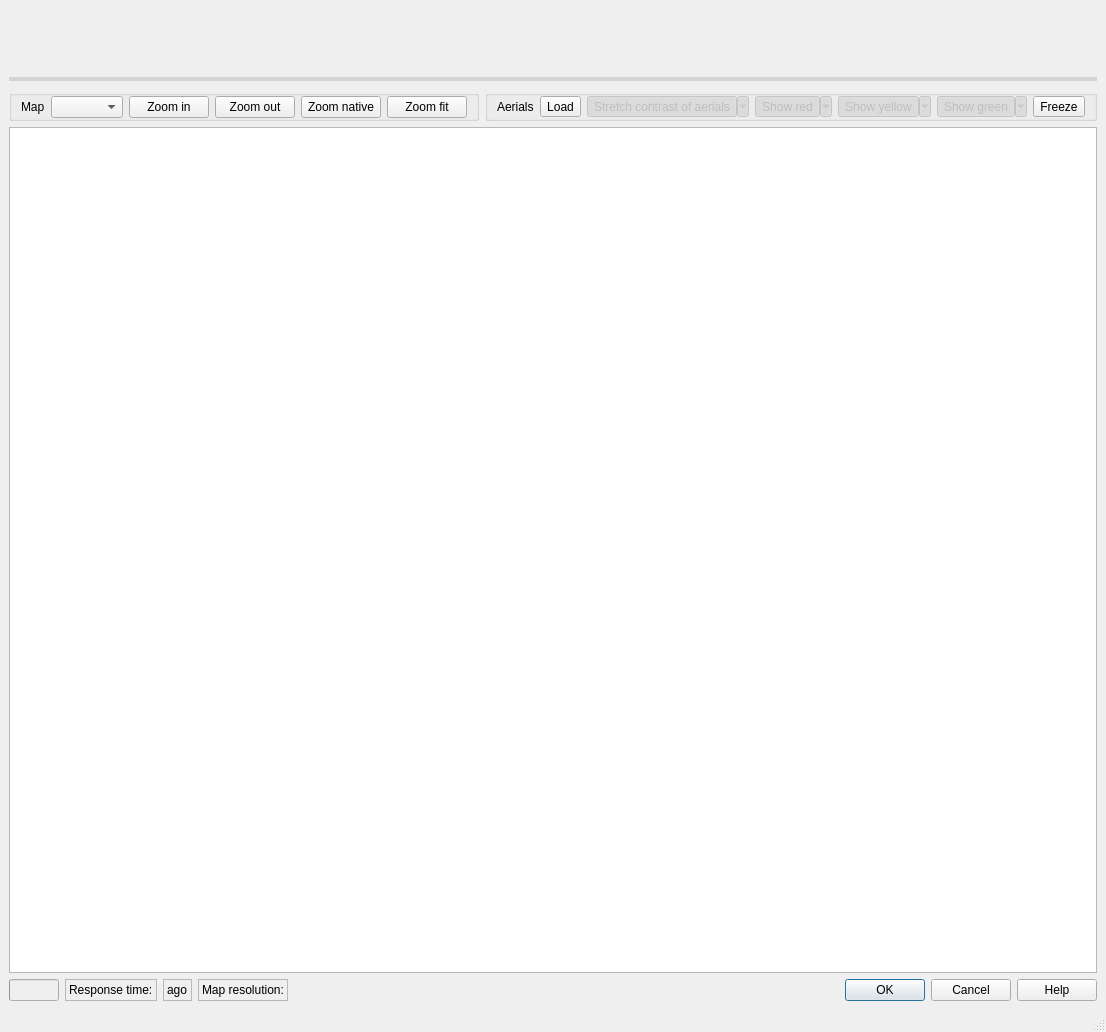
<?xml version="1.0" encoding="UTF-8"?>
<ui version="4.0">
 <class>ImageSelectionDialogBase</class>
 <widget class="QMainWindow" name="ImageSelectionDialogBase">
  <property name="geometry">
   <rect>
    <x>0</x>
    <y>0</y>
    <width>1003</width>
    <height>1032</height>
   </rect>
  </property>
  <property name="windowTitle">
   <string>DoRIAH Image Selection</string>
  </property>
  <widget class="QWidget" name="centralwidget">
   <layout class="QVBoxLayout" name="verticalLayout_2">
    <item>
     <widget class="QSplitter" name="splitter">
      <property name="styleSheet">
       <string notr="true">QSplitter::handle {
    background-color: lightGray;
}</string>
      </property>
      <property name="orientation">
       <enum>Qt::Vertical</enum>
      </property>
      <property name="childrenCollapsible">
       <bool>true</bool>
      </property>
      <widget class="QFrame" name="webFrame">
       <property name="sizePolicy">
        <sizepolicy hsizetype="Expanding" vsizetype="Expanding">
         <horstretch>0</horstretch>
         <verstretch>0</verstretch>
        </sizepolicy>
       </property>
       <property name="frameShape">
        <enum>QFrame::NoFrame</enum>
       </property>
       <property name="frameShadow">
        <enum>QFrame::Plain</enum>
       </property>
       <layout class="QGridLayout" name="gridLayout">
        <property name="leftMargin">
         <number>0</number>
        </property>
        <property name="rightMargin">
         <number>0</number>
        </property>
        <item row="0" column="0">
         <widget class="WebView" name="webView" native="true">
          <property name="sizePolicy">
           <sizepolicy hsizetype="Expanding" vsizetype="Expanding">
            <horstretch>0</horstretch>
            <verstretch>0</verstretch>
           </sizepolicy>
          </property>
          <property name="focusPolicy">
           <enum>Qt::WheelFocus</enum>
          </property>
         </widget>
        </item>
       </layout>
      </widget>
      <widget class="QFrame" name="mapFrame">
       <property name="sizePolicy">
        <sizepolicy hsizetype="Expanding" vsizetype="Expanding">
         <horstretch>0</horstretch>
         <verstretch>0</verstretch>
        </sizepolicy>
       </property>
       <property name="frameShape">
        <enum>QFrame::NoFrame</enum>
       </property>
       <property name="frameShadow">
        <enum>QFrame::Plain</enum>
       </property>
       <property name="lineWidth">
        <number>0</number>
       </property>
       <layout class="QVBoxLayout" name="verticalLayout">
        <property name="leftMargin">
         <number>0</number>
        </property>
        <property name="rightMargin">
         <number>0</number>
        </property>
        <property name="bottomMargin">
         <number>0</number>
        </property>
        <item>
         <layout class="QHBoxLayout" name="horizontalLayout">
          <item>
           <widget class="QGroupBox" name="mapControls">
            <property name="title">
             <string/>
            </property>
            <property name="flat">
             <bool>false</bool>
            </property>
            <layout class="QHBoxLayout" name="horizontalLayout_4">
             <property name="topMargin">
              <number>0</number>
             </property>
             <property name="bottomMargin">
              <number>0</number>
             </property>
             <item>
              <widget class="QLabel" name="label_2">
               <property name="text">
                <string>Map</string>
               </property>
              </widget>
             </item>
             <item>
              <widget class="QComboBox" name="mapSelect">
               <property name="sizePolicy">
                <sizepolicy hsizetype="Preferred" vsizetype="Fixed">
                 <horstretch>0</horstretch>
                 <verstretch>0</verstretch>
                </sizepolicy>
               </property>
               <property name="toolTip">
                <string>Choose the web map to serve as background.</string>
               </property>
               <property name="statusTip">
                <string/>
               </property>
              </widget>
             </item>
             <item>
              <widget class="QPushButton" name="mapZoomIn">
               <property name="toolTip">
                <string>Zoom map in</string>
               </property>
               <property name="text">
                <string>Zoom in</string>
               </property>
              </widget>
             </item>
             <item>
              <widget class="QPushButton" name="mapZoomOut">
               <property name="toolTip">
                <string>Zoom map out</string>
               </property>
               <property name="text">
                <string>Zoom out</string>
               </property>
              </widget>
             </item>
             <item>
              <widget class="QPushButton" name="mapZoomNative">
               <property name="toolTip">
                <string>Zoom to native map resolution</string>
               </property>
               <property name="text">
                <string>Zoom native</string>
               </property>
              </widget>
             </item>
             <item>
              <widget class="QPushButton" name="mapZoomFit">
               <property name="toolTip">
                <string>Zoom map to aerials</string>
               </property>
               <property name="text">
                <string>Zoom fit</string>
               </property>
              </widget>
             </item>
            </layout>
           </widget>
          </item>
          <item>
           <widget class="QGroupBox" name="aerialControls">
            <property name="title">
             <string/>
            </property>
            <property name="flat">
             <bool>false</bool>
            </property>
            <layout class="QHBoxLayout" name="horizontalLayout_3">
             <property name="topMargin">
              <number>0</number>
             </property>
             <property name="bottomMargin">
              <number>0</number>
             </property>
             <item>
              <widget class="QLabel" name="label">
               <property name="text">
                <string>Aerials</string>
               </property>
              </widget>
             </item>
             <item>
              <widget class="QToolButton" name="loadProject">
               <property name="toolTip">
                <string>Load project file</string>
               </property>
               <property name="text">
                <string>Load</string>
               </property>
              </widget>
             </item>
             <item>
              <widget class="QToolButton" name="aerialsContrastStretch">
               <property name="enabled">
                <bool>false</bool>
               </property>
               <property name="toolTip">
                <string>Stretch contrast of aerials</string>
               </property>
               <property name="text">
                <string>Stretch contrast of aerials</string>
               </property>
               <property name="checkable">
                <bool>true</bool>
               </property>
               <property name="checked">
                <bool>true</bool>
               </property>
               <property name="popupMode">
                <enum>QToolButton::MenuButtonPopup</enum>
               </property>
              </widget>
             </item>
             <item>
              <widget class="QToolButton" name="aerialsRed">
               <property name="enabled">
                <bool>false</bool>
               </property>
               <property name="toolTip">
                <string>Show red aerials</string>
               </property>
               <property name="text">
                <string>Show red</string>
               </property>
               <property name="checkable">
                <bool>true</bool>
               </property>
               <property name="checked">
                <bool>true</bool>
               </property>
               <property name="popupMode">
                <enum>QToolButton::MenuButtonPopup</enum>
               </property>
              </widget>
             </item>
             <item>
              <widget class="QToolButton" name="aerialsYellow">
               <property name="enabled">
                <bool>false</bool>
               </property>
               <property name="toolTip">
                <string>Show yellow aerials</string>
               </property>
               <property name="text">
                <string>Show yellow</string>
               </property>
               <property name="checkable">
                <bool>true</bool>
               </property>
               <property name="checked">
                <bool>true</bool>
               </property>
               <property name="popupMode">
                <enum>QToolButton::MenuButtonPopup</enum>
               </property>
               <property name="autoRaise">
                <bool>false</bool>
               </property>
              </widget>
             </item>
             <item>
              <widget class="QToolButton" name="aerialsGreen">
               <property name="enabled">
                <bool>false</bool>
               </property>
               <property name="toolTip">
                <string>Show green aerials</string>
               </property>
               <property name="text">
                <string>Show green</string>
               </property>
               <property name="checkable">
                <bool>true</bool>
               </property>
               <property name="checked">
                <bool>true</bool>
               </property>
               <property name="popupMode">
                <enum>QToolButton::MenuButtonPopup</enum>
               </property>
              </widget>
             </item>
             <item>
              <widget class="QToolButton" name="aerialsFreeze">
               <property name="toolTip">
                <string>Freeze the scene</string>
               </property>
               <property name="text">
                <string>Freeze</string>
               </property>
               <property name="checkable">
                <bool>true</bool>
               </property>
              </widget>
             </item>
            </layout>
           </widget>
          </item>
          <item>
           <spacer name="horizontalSpacer">
            <property name="orientation">
             <enum>Qt::Horizontal</enum>
            </property>
            <property name="sizeHint" stdset="0">
             <size>
              <width>40</width>
              <height>20</height>
             </size>
            </property>
           </spacer>
          </item>
         </layout>
        </item>
        <item>
         <widget class="MapView" name="mapView">
          <property name="sizePolicy">
           <sizepolicy hsizetype="Expanding" vsizetype="Expanding">
            <horstretch>0</horstretch>
            <verstretch>0</verstretch>
           </sizepolicy>
          </property>
          <property name="minimumSize">
           <size>
            <width>0</width>
            <height>0</height>
           </size>
          </property>
          <property name="focusPolicy">
           <enum>Qt::WheelFocus</enum>
          </property>
          <property name="renderHints">
           <set>QPainter::TextAntialiasing</set>
          </property>
         </widget>
        </item>
       </layout>
      </widget>
     </widget>
    </item>
    <item>
     <layout class="QHBoxLayout" name="horizontalLayout_2">
      <item>
       <widget class="QProgressBar" name="progressBar">
        <property name="enabled">
         <bool>false</bool>
        </property>
        <property name="sizePolicy">
         <sizepolicy hsizetype="Fixed" vsizetype="Fixed">
          <horstretch>0</horstretch>
          <verstretch>0</verstretch>
         </sizepolicy>
        </property>
        <property name="maximumSize">
         <size>
          <width>50</width>
          <height>16777215</height>
         </size>
        </property>
        <property name="toolTip">
         <string>Pending image read request</string>
        </property>
        <property name="maximum">
         <number>1</number>
        </property>
        <property name="textVisible">
         <bool>false</bool>
        </property>
       </widget>
      </item>
      <item>
       <widget class="QLabel" name="responseTime">
        <property name="sizePolicy">
         <sizepolicy hsizetype="Fixed" vsizetype="Preferred">
          <horstretch>0</horstretch>
          <verstretch>0</verstretch>
         </sizepolicy>
        </property>
        <property name="frameShape">
         <enum>QFrame::StyledPanel</enum>
        </property>
        <property name="text">
         <string>Response time:</string>
        </property>
        <property name="textFormat">
         <enum>Qt::PlainText</enum>
        </property>
       </widget>
      </item>
      <item>
       <widget class="QLabel" name="responseElapsed">
        <property name="sizePolicy">
         <sizepolicy hsizetype="Fixed" vsizetype="Preferred">
          <horstretch>0</horstretch>
          <verstretch>0</verstretch>
         </sizepolicy>
        </property>
        <property name="frameShape">
         <enum>QFrame::StyledPanel</enum>
        </property>
        <property name="text">
         <string>ago</string>
        </property>
        <property name="textFormat">
         <enum>Qt::PlainText</enum>
        </property>
       </widget>
      </item>
      <item>
       <widget class="QLabel" name="mapResolution">
        <property name="sizePolicy">
         <sizepolicy hsizetype="Fixed" vsizetype="Preferred">
          <horstretch>0</horstretch>
          <verstretch>0</verstretch>
         </sizepolicy>
        </property>
        <property name="frameShape">
         <enum>QFrame::StyledPanel</enum>
        </property>
        <property name="text">
         <string>Map resolution:</string>
        </property>
        <property name="textFormat">
         <enum>Qt::PlainText</enum>
        </property>
       </widget>
      </item>
      <item>
       <spacer name="horizontalSpacer_2">
        <property name="orientation">
         <enum>Qt::Horizontal</enum>
        </property>
        <property name="sizeHint" stdset="0">
         <size>
          <width>40</width>
          <height>20</height>
         </size>
        </property>
       </spacer>
      </item>
      <item>
       <widget class="QDialogButtonBox" name="buttonBox">
        <property name="sizePolicy">
         <sizepolicy hsizetype="Expanding" vsizetype="Fixed">
          <horstretch>0</horstretch>
          <verstretch>0</verstretch>
         </sizepolicy>
        </property>
        <property name="orientation">
         <enum>Qt::Horizontal</enum>
        </property>
        <property name="standardButtons">
         <set>QDialogButtonBox::Cancel|QDialogButtonBox::Help|QDialogButtonBox::Ok</set>
        </property>
        <property name="centerButtons">
         <bool>false</bool>
        </property>
       </widget>
      </item>
     </layout>
    </item>
   </layout>
  </widget>
  <widget class="QStatusBar" name="statusbar"/>
 </widget>
 <customwidgets>
  <customwidget>
   <class>WebView</class>
   <extends>QWidget</extends>
   <header>image_selection.web_view</header>
  </customwidget>
  <customwidget>
   <class>MapView</class>
   <extends>QGraphicsView</extends>
   <header>image_selection.map_view</header>
  </customwidget>
 </customwidgets>
 <resources/>
 <connections/>
</ui>
